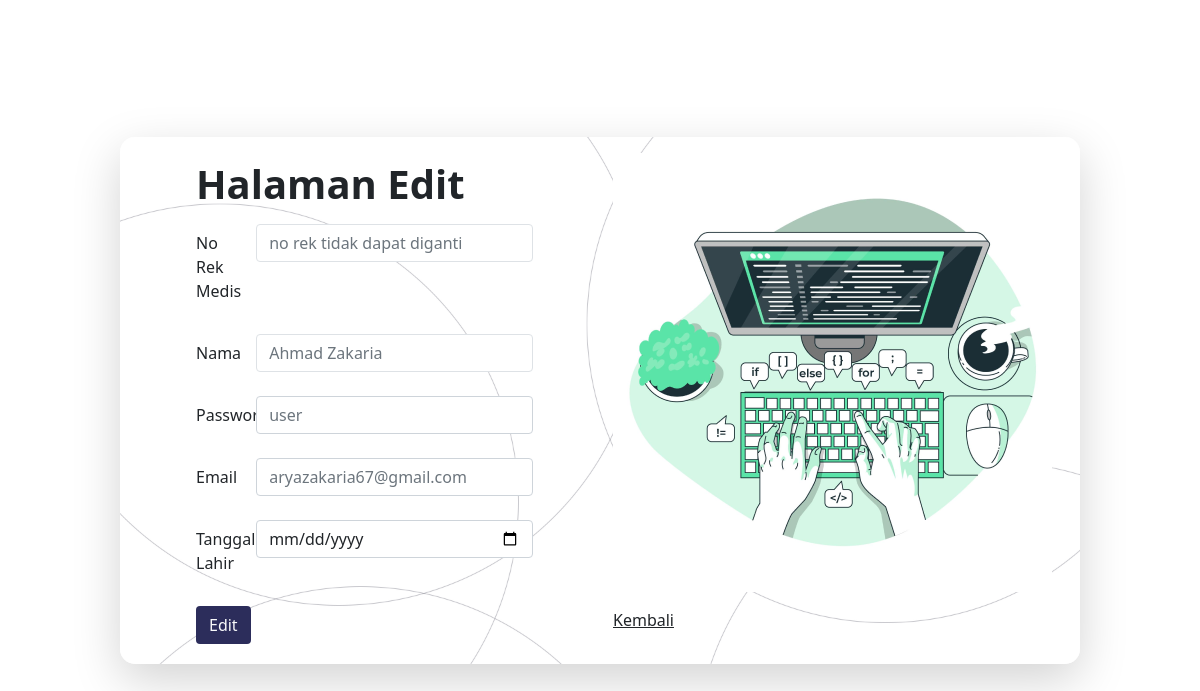
The app's page /admin/update.php?rek_medis=123220077&role=user (signed in), older data.
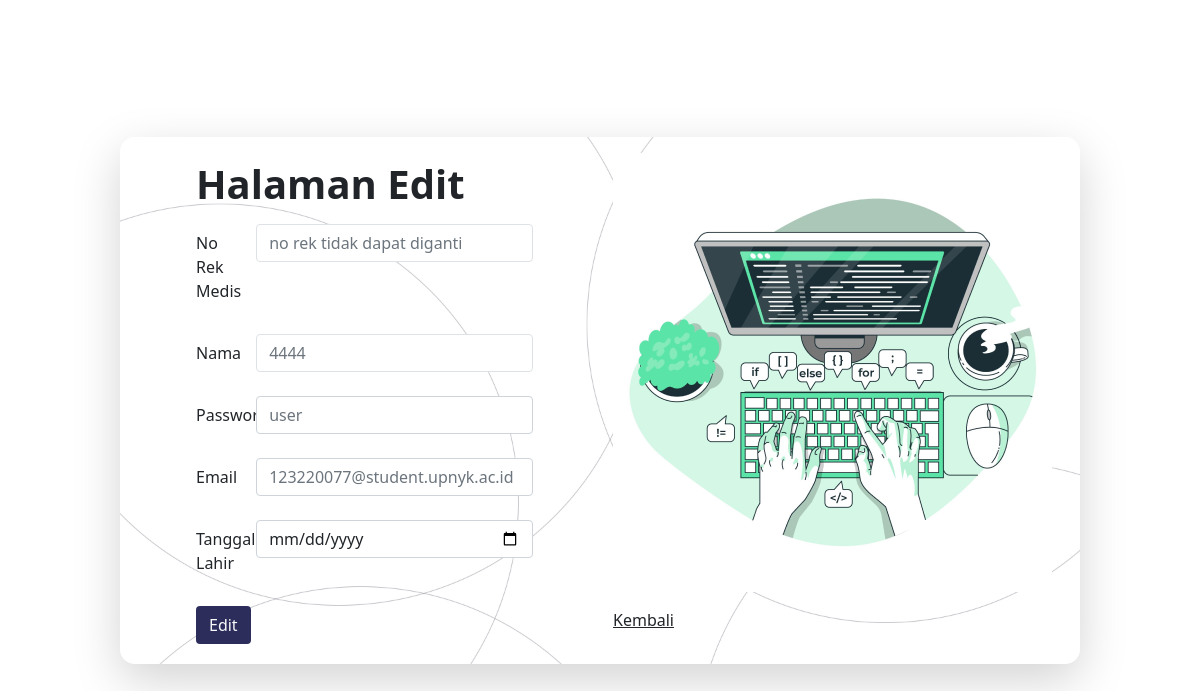
The same page, newer data.
### tables this page shows
CREATE TABLE `user` (
  `rek_medis` int(5) NOT NULL,
  `password` varchar(50) NOT NULL,
  `nama_user` varchar(50) DEFAULT NULL,
  `email` varchar(50) DEFAULT NULL,
  `tanggal_lahir` date DEFAULT NULL,
  `foto` varchar(300) NOT NULL
);

### admin/update.php (the view, shortened to what this page needs)
<?php
include "../koneksi.php";
if (isset($_GET['rek_medis'])) {
    $getrek = $_GET['rek_medis'];
    $query = mysqli_query($connect, "SELECT * FROM user WHERE rek_medis='$getrek'");
    $data = mysqli_fetch_array($query);
    $cek = 5;
} else if (isset($_GET['id_dokter'])) {
    $id_dokter = $_GET['id_dokter'];
    $query = mysqli_query($connect, "SELECT * FROM dokter WHERE id_dokter='$id_dokter'");
    $data = mysqli_fetch_array($query);
    $cek = 6;
}
?>
<!DOCTYPE html>
<html lang="en">
  <?php include '../tmplt/headAd.php'; ?>
  <body class="overflow-x-hidden" style="height: 100vh;">
    <div class="container d-flex align-items-center justify-content-center" style="height: 100%;">
        <div id="daftar" class="row shadow-lg p-3 mx-auto d-flex align-items-center justify-content-center" style="border-radius: 15px; width: 80vw;background-image: url(../gambar/bg2.jpg); background-size: cover;">
            <div class="col ms-5">
                <h1 class="mb-3 mt-1"><b>Halaman Edit</b></h1>
                <form action="" method="post">
                    <div class="mb-4 row">
                        <label for="inputUsername" class="col-sm-2 col-form-label"><?=($cek <= 5)?"No Rek Medis":"Pengalaman"; ?></label>
                        <div class="col-sm-10">
                          <input type="number" class="form-control border border-none" name="<?=($cek <= 5)?"rek_medis":"pengalaman"; ?>" placeholder="<?= ($cek <= 5)? "no rek tidak dapat diganti": $data['pengalaman'];?>">
                        </div>
                      </div>
                    <div class="mb-4 row">
                        <label for="inputUsername" class="col-sm-2 col-form-label"><?="Nama"; ?></i></label>
                        <div class="col-sm-10">
                          <input type="text" class="form-control border border-none" name="nama" placeholder="<?=$data['nama_user'];?>">
                        </div>
                      </div>
                      <div class="mb-4 row">
                        <label for="inputEmail" class="col-sm-2 col-form-label"><?=($cek <= 5)?"Password":"Spesialis"; ?></label>
                        <div class="col-sm-10">
                          <input type="text" class="form-control" name="<?=($cek <= 5)?"password":"spesialis"; ?>" placeholder="<?=($cek <= 5)? $data['password']: $data['spesialis'];?>">
                        </div>
                      </div>
                      <div class="mb-4 row">
                        <label for="inputPassword" class="col-sm-2 col-form-label"><?=($cek <= 5)?"Email":"Deskripsi"; ?></label>
                        <div class="col-sm-10">
                          <input type="text" class="form-control" name="<?=($cek <= 5)?"email":"deskripsi"; ?>" placeholder="<?=($cek <= 5)? $data['email']: $data['deskripsi'];?>">
                        </div>
                      </div>
                      <div class="mb-4 row">
                        <label for="inputConfirm" class="col-sm-2 col-form-label"><?=($cek <= 5)?"Tanggal Lahir":"Ruang"; ?></label>
                        <div class="col-sm-10">
                          <input type="date" class="form-control" name="<?=($cek <= 5)?"tgl":"ruang"; ?>" placeholder="<?=($cek <= 5)? $data['tanggal_lahir']: $data['ruangan'];?>">
                        </div>
                      </div>
                      <button type="submit" name="<?=($cek <= 5)?"user":"dokter"; ?>" class="btn bg-dark text-light">Edit</button>
                </form>
            </div>
            <div class="col ms-2">
                <img src="../gambar/mss.png" class="ms-5" alt="" srcset="">
                <p class="mt-3"><a class="link-underline-dark mt-5 ms-5 text-dark text-center" href="idxAdmin.php">Kembali</a></p>
            </div>
    </div>
    </div>
  </body>
</html>

Row changes from the older to the newer data that the page shows:
changed user "user": nama "Ahmad Zakaria" → "4444"; email "aryazakaria67@gmail.com" → "123220077@student.upnyk.ac.id"
